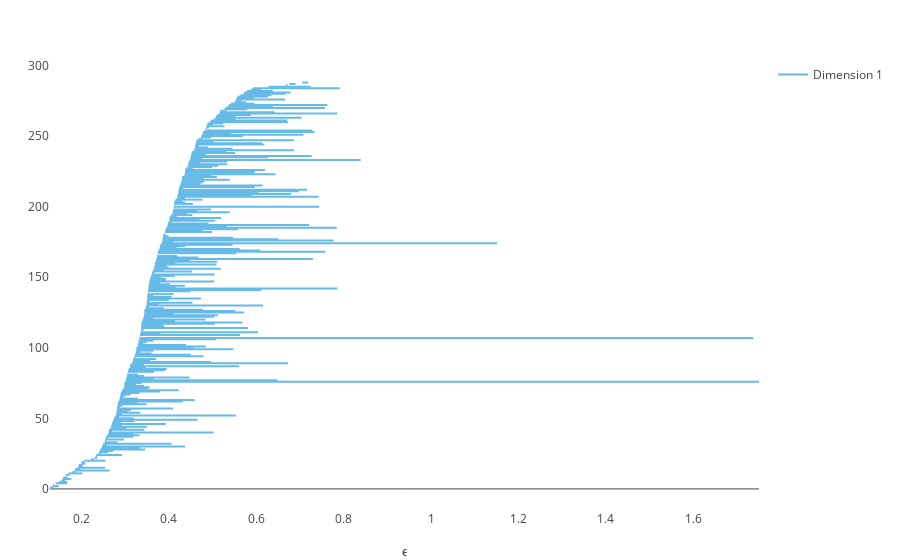

Notebook source saved alongside this figure:
### Code cell
plotbarcode_pjs(PH, dim=1)
